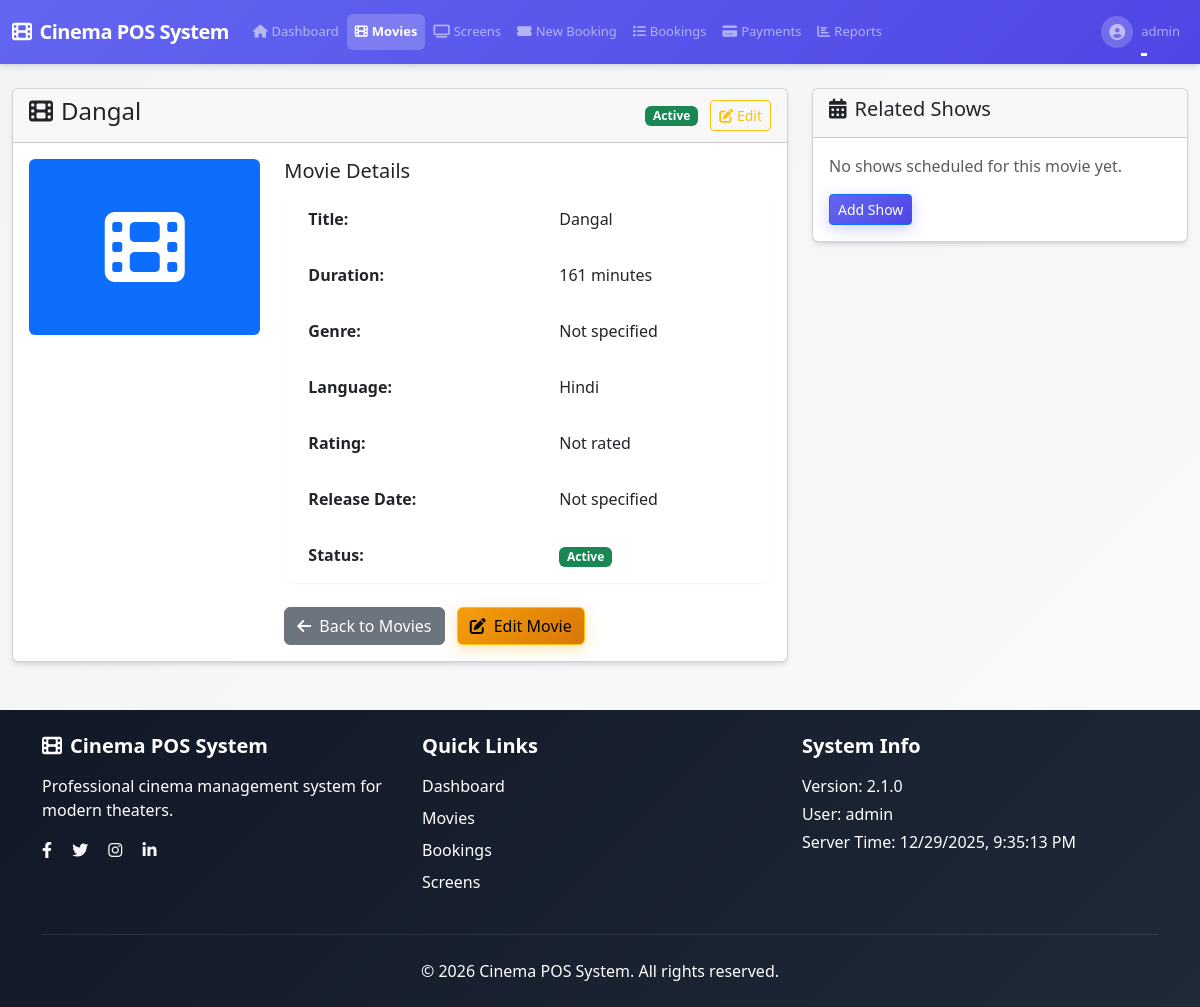
Page /movies/view/2 (signed in) on the committed database.
### app/auth/models.py (models this page shows, shortened)
class User(UserMixin, db.Model):
    id = db.Column(db.Integer, primary_key=True)
    username = db.Column(db.String(64), index=True, unique=True, nullable=False,
                       comment="Unique username for login")
    email = db.Column(db.String(120), index=True, unique=True, nullable=False,
                      comment="Unique email address")
    password_hash = db.Column(db.String(128), nullable=False,
                            comment="Hashed password")
    role = db.Column(db.Enum('admin', 'cashier', name='user_roles'), default='cashier', nullable=False,
                    comment="Primary user role for permissions (for shared accounts, this is the default role)")
    assigned_roles = db.Column(db.Text, nullable=True,
                             comment="JSON array of assigned roles for shared accounts (e.g., ['admin', 'cashier'])")
    is_shared_account = db.Column(db.Boolean, default=False, nullable=False,
                                comment="Whether this is a shared account that can be used by multiple roles")
    last_login = db.Column(db.DateTime, default=None,
                         comment="Timestamp of last login")
    is_active = db.Column(db.Boolean, default=True, nullable=False,
                        comment="Whether user account is active")
    created_at = db.Column(db.DateTime, default=datetime.utcnow, nullable=False,
                          comment="Account creation timestamp")
    created_by = db.Column(db.Integer, db.ForeignKey('user.id'), default=None,
                         comment="ID of user who created this account")
    updated_at = db.Column(db.DateTime, default=datetime.utcnow, onupdate=datetime.utcnow,
                          comment="Last update timestamp")
    updated_by = db.Column(db.Integer, db.ForeignKey('user.id'), default=None,
                         comment="ID of user who last updated this account")
    bookings = db.relationship('Booking', backref='user', lazy=True)
    __table_args__ = (
        db.CheckConstraint('length(username) >= 3', name='check_username_length'),
        db.CheckConstraint('length(email) >= 5', name='check_email_length'),
        db.CheckConstraint("role IN ('admin', 'cashier')", name='check_role_values'),
        db.Index('idx_user_email_active', 'email', 'is_active'),
        db.Index('idx_user_username_active', 'username', 'is_active'),
    )
    def is_admin(self):
        from flask import session
        current_role = session.get('current_role')
        if current_role:
            return current_role == 'admin'
        return self.role == 'admin'

### app/movies/models.py (models this page shows, shortened)
class Movie(db.Model):
    id = db.Column(db.Integer, primary_key=True)
    name = db.Column(db.String(100), nullable=False)
    description = db.Column(db.Text)
    duration = db.Column(db.Integer, nullable=False)  # in minutes
    genre = db.Column(db.String(50))
    release_date = db.Column(db.Date)
    poster_url = db.Column(db.String(255))  # URL to poster image
    rating = db.Column(db.String(10))  # MPAA rating
    language = db.Column(db.String(20), nullable=False)
    status = db.Column(db.Enum('active', 'inactive', name='movie_status'), default='active', nullable=False)
    created_at = db.Column(db.DateTime, default=datetime.utcnow)
    updated_at = db.Column(db.DateTime, default=datetime.utcnow, onupdate=datetime.utcnow)
    shows = db.relationship('Show', backref='movie', lazy=True)

### app/movies/routes.py (the view)
@bp.route('/view/<int:id>')
@login_required
def view(id):
    movie = Movie.query.get_or_404(id)
    return render_template('movies/view.html', title=movie.name, movie=movie)

### app/__init__.py (called while the page is built)
@login_manager.user_loader
def load_user(user_id):
    from app.auth.models import User
    return User.query.get(int(user_id))

### templates/movies/view.html (shortened to what this page needs)
{% extends "base.html" %}
{% block content %}
<div class="row">
    <div class="col-md-8">
        <div class="card">
            <div class="card-header d-flex justify-content-between align-items-center">
                <h4><i class="fas fa-film me-2"></i>{{ movie.name }}</h4>
                <div>
                    <span class="badge bg-{{ 'success' if movie.status == 'active' else 'secondary' }} me-2">
                        {{ movie.status.title() }}
                    </span>
                    {% if current_user.is_admin() %}
                    <a href="{{ url_for('movies.edit', id=movie.id) }}" class="btn btn-sm btn-outline-warning">
                        <i class="fas fa-edit"></i> Edit
                    </a>
                    {% endif %}
                </div>
            </div>
            <div class="card-body">
                <div class="row">
                    <div class="col-md-4 text-center">
                        {% if movie.poster_url %}
                        <img src="{{ movie.poster_url }}" alt="{{ movie.name }}" class="img-fluid rounded mb-3">
                        {% else %}
                        <div class="bg-primary text-white p-5 rounded mb-3">
                            <i class="fas fa-film fa-5x"></i>
                        </div>
                        {% endif %}
                    </div>
                    <div class="col-md-8">
                        <h5>Movie Details</h5>
                        <table class="table table-borderless">
                            <tr>
                                <td><strong>Title:</strong></td>
                                <td>{{ movie.name }}</td>
                            </tr>
                            <tr>
                                <td><strong>Duration:</strong></td>
                                <td>{{ movie.duration }} minutes</td>
                            </tr>
                            <tr>
                                <td><strong>Genre:</strong></td>
                                <td>{{ movie.genre or 'Not specified' }}</td>
                            </tr>
                            <tr>
                                <td><strong>Language:</strong></td>
                                <td>{{ movie.language }}</td>
                            </tr>
                            <tr>
                                <td><strong>Rating:</strong></td>
                                <td>{{ movie.rating or 'Not rated' }}</td>
                            </tr>
                            <tr>
                                <td><strong>Release Date:</strong></td>
                                <td>{{ movie.release_date.strftime('%B %d, %Y') if movie.release_date else 'Not specified' }}</td>
                            </tr>
                            <tr>
                                <td><strong>Status:</strong></td>
                                <td>
                                    <span class="badge bg-{{ 'success' if movie.status == 'active' else 'secondary' }}">
                                        {{ movie.status.title() }}
                                    </span>
                                </td>
                            </tr>
                        </table>
                        <div class="mt-4">
                            <a href="{{ url_for('movies.index') }}" class="btn btn-secondary">
                                <i class="fas fa-arrow-left me-2"></i>Back to Movies
                            </a>
                            {% if current_user.is_admin() %}
                            <a href="{{ url_for('movies.edit', id=movie.id) }}" class="btn btn-warning ms-2">
                                <i class="fas fa-edit me-2"></i>Edit Movie
                            </a>
                            {% endif %}
                        </div>
                    </div>
                </div>
            </div>
        </div>
    </div>
    <div class="col-md-4">
        <div class="card">
            <div class="card-header">
                <h5><i class="fas fa-calendar-alt me-2"></i>Related Shows</h5>
            </div>
            <div class="card-body">
                {% if movie.shows %}
                <div class="list-group">
                    {% for show in movie.shows[:5] %}
                    <a href="{{ url_for('shows.view', id=show.id) }}" class="list-group-item list-group-item-action">
                        <div class="d-flex w-100 justify-content-between">
                            <h6 class="mb-1">{{ show.screen.name }}</h6>
                            <small>{{ show.show_date.strftime('%b %d, %Y') }}</small>
                        </div>
                        <p class="mb-1">{{ show.show_time.strftime('%I:%M %p') }} - ₹{{ show.base_price }}</p>
                    </a>
                    {% endfor %}
                </div>
                {% if movie.shows|length > 5 %}
                <div class="text-center mt-3">
                    <small class="text-muted">And {{ movie.shows|length - 5 }} more shows...</small>
                </div>
                {% endif %}
                {% else %}
                <p class="text-muted">No shows scheduled for this movie yet.</p>
                {% if current_user.is_admin() %}
                <a href="{{ url_for('shows.add') }}" class="btn btn-sm btn-primary">Add Show</a>
                {% endif %}
                {% endif %}
            </div>
        </div>
    </div>
</div>
{% endblock %}

### templates/base.html (shortened to what this page needs)
<!DOCTYPE html>
<html lang="en">
<head>
    <link rel="stylesheet" href="{{ url_for('static', filename='css/style.css') }}">
    <link href="https://cdn.jsdelivr.net/npm/bootstrap@5.3.0/dist/css/bootstrap.min.css" rel="stylesheet">
    <link rel="stylesheet" href="https://cdnjs.cloudflare.com/ajax/libs/font-awesome/6.4.0/css/all.min.css">
    <link rel="stylesheet" href="https://cdnjs.cloudflare.com/ajax/libs/animate.css/4.1.1/animate.min.css">
</head>
<body>
    <header>
        <nav class="navbar navbar-expand-lg navbar-dark bg-gradient-primary">
            <div class="container-fluid">
                <a class="navbar-brand fw-bold" href="{{ url_for('index') }}">
                    <i class="fas fa-film me-2"></i>{{ app_name }}
                </a>
                <div class="collapse navbar-collapse" id="navbarNav">
                    {% if current_user.is_authenticated %}
                    <ul class="navbar-nav me-auto">
                        <li class="nav-item">
                            <a class="nav-link {% if request.endpoint == 'index' %}active{% endif %}" href="{{ url_for('index') }}">
                                <i class="fas fa-home me-1"></i>Dashboard
                            </a>
                        </li>
                        <li class="nav-item">
                            <a class="nav-link {% if request.endpoint and 'movies' in request.endpoint %}active{% endif %}" href="{{ url_for('movies.index') }}">
                                <i class="fas fa-film me-1"></i>Movies
                            </a>
                        </li>
                        <li class="nav-item">
                            <a class="nav-link {% if request.endpoint and 'screens' in request.endpoint %}active{% endif %}" href="{{ url_for('screens.index') }}">
                                <i class="fas fa-tv me-1"></i>Screens
                            </a>
                        </li>
                        <li class="nav-item">
                            <a class="nav-link {% if request.endpoint and 'bookings' in request.endpoint %}active{% endif %}" href="{{ url_for('bookings.new') }}">
                                <i class="fas fa-ticket-alt me-1"></i>New Booking
                            </a>
                        </li>
                        <li class="nav-item">
                            <a class="nav-link {% if request.endpoint and request.endpoint == 'bookings.index' %}active{% endif %}" href="{{ url_for('bookings.index') }}">
                                <i class="fas fa-list me-1"></i>Bookings
                            </a>
                        </li>
                        <li class="nav-item">
                            <a class="nav-link {% if request.endpoint and 'payments' in request.endpoint %}active{% endif %}" href="{{ url_for('payments.index') }}">
                                <i class="fas fa-credit-card me-1"></i>Payments
                            </a>
                        </li>
                        {% if current_user.role == 'admin' %}
                        <li class="nav-item">
                            <a class="nav-link {% if request.endpoint and 'reports' in request.endpoint %}active{% endif %}" href="{{ url_for('reports.index') }}">
                                <i class="fas fa-chart-bar me-1"></i>Reports
                            </a>
                        </li>
                        {% endif %}
                    </ul>
                    {% endif %}
                    <ul class="navbar-nav">
                        {% if current_user.is_authenticated %}
                        <li class="nav-item dropdown">
                            <a class="nav-link dropdown-toggle d-flex align-items-center" href="#" id="navbarDropdown" role="button" data-bs-toggle="dropdown">
                                <div class="user-avatar me-2">
                                    <i class="fas fa-user-circle"></i>
                                </div>
                                {{ current_user.username }}
                            </a>
                        </li>
                        {% else %}
                        <li class="nav-item">
                            <a class="nav-link" href="{{ url_for('auth.login') }}">Login</a>
                        </li>
                        {% endif %}
                    </ul>
                </div>
            </div>
        </nav>
    </header>
    <main class="container-fluid mt-4">
        {% block content %}{% endblock %}
    </main>
    {% include 'validation/feedback.html' %}
    <footer class="bg-dark text-light mt-5">
        <div class="container py-4">
            <div class="row">
                <div class="col-md-4 mb-4 mb-md-0">
                    <h5 class="mb-3"><i class="fas fa-film me-2"></i>{{ app_name }}</h5>
                    <p class="text-white">Professional cinema management system for modern theaters.</p>
                    <div class="social-links">
                        <a href="#" class="text-light me-3"><i class="fab fa-facebook-f"></i></a>
                        <a href="#" class="text-light me-3"><i class="fab fa-twitter"></i></a>
                        <a href="#" class="text-light me-3"><i class="fab fa-instagram"></i></a>
                        <a href="#" class="text-light"><i class="fab fa-linkedin-in"></i></a>
                    </div>
                </div>
                <div class="col-md-4 mb-4 mb-md-0">
                    <h5 class="mb-3">Quick Links</h5>
                    <ul class="list-unstyled">
                        <li class="mb-2"><a href="{{ url_for('index') }}" class="text-white text-decoration-none">Dashboard</a></li>
                        <li class="mb-2"><a href="{{ url_for('movies.index') }}" class="text-white text-decoration-none">Movies</a></li>
                        <li class="mb-2"><a href="{{ url_for('bookings.new') }}" class="text-white text-decoration-none">Bookings</a></li>
                        <li class="mb-2"><a href="{{ url_for('screens.index') }}" class="text-white text-decoration-none">Screens</a></li>
                    </ul>
                </div>
                <div class="col-md-4">
                    <h5 class="mb-3">System Info</h5>
                    <p class="text-white mb-1">Version: {{ version }}</p>
                    <p class="text-white mb-1">User: {% if current_user.is_authenticated %}{{ current_user.username }}{% else %}Guest{% endif %}</p>
                    <p class="text-white mb-0">Server Time: <span id="serverTime"></span></p>
                </div>
            </div>
            <hr class="border-secondary my-4">
            <div class="text-center">
                <p class="mb-0 text-white">&copy; 2026 {{ app_name }}. All rights reserved.</p>
            </div>
        </div>
    </footer>
</body>
</html>

### templates/base.html (style rules this page uses)
.navbar-nav .nav-link.active { background-color: rgba(255, 255, 255, 0.2); border-radius: 0.375rem; font-weight: 600; }

### rows in the picture
User: username "admin"
Movie: name "Dangal", status "Active", duration "161", genre "Not specified", language "Hindi", rating "Not rated", release_date "Not specified"

### other values in the picture
{{ app_name }} "Cinema POS System"
{{ version }} "2.1.0"
